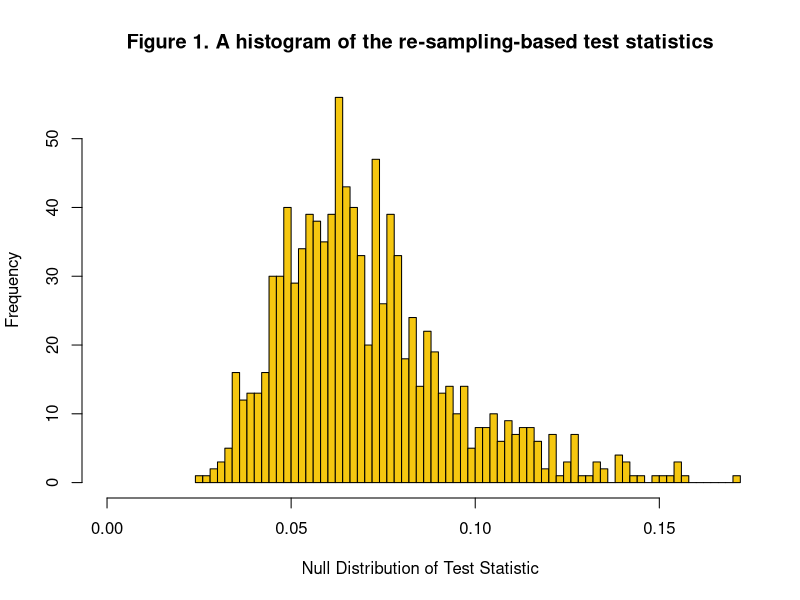

This chart was generated by the following R code:
## ---- chunk 1
## Global options
knitr::opts_chunk$set(
  cache = TRUE,
  prompt = TRUE,
  comment = '',
  collapse = TRUE,
  warning = FALSE,
  message = FALSE)
## ---- chunk 2
# extract the basic information of the given dataset
library(MatchIt)
data(lalonde)
head(lalonde)
dim(lalonde)
## ---- chunk 3
# subset the treatment and control groups
x <- lalonde$re78[lalonde$treat ==1]
y <- lalonde$re78[lalonde$treat ==0]

# run the two sample k-s test
ks.test(x, y)
## ---- chunk 4
ks_d <- function(x, y){
  # get the maximize vertical distance between the two ecdfs
  d <- max(abs(ecdf(x)(x)-ecdf(y)(x)))
  return(d)
}
## ---- chunk 5
data(lalonde)
set.seed(666)
# subset the treatment and control group
treat_group <- lalonde$re78[lalonde$treat ==1]
control_group <- lalonde$re78[lalonde$treat ==0]
# get the observed the K-S test's D
d_observed <- ks_d(treat_group, control_group)
# get the sample sizes of treatment and control groups
size_treat <- length(treat_group); size_control <- length(control_group)
# define the repeating times
B <- 1000
# create a empty array to load the test statistic D from different permutations
ks_ds <- rep(NA,B)
# creat a variable to count how many times the re-sampling Ds is greater than the 
# observed one.
d_bigger <- 0

# randomly sample data from combined dataset in the sizes of 185 and 429
for (i in 1:B) {
  # randomly sample data from the whole re78 data in the size of 185+429
  dat <- sample(lalonde$re78)
  # split the random sample into 185 and 429 sample sizes
  x <- dat[1: size_treat]
  y <- dat[(size_treat+1): (size_treat+size_control)]
  # plug the x and y into the D function above
  d_temp <- ks_d(x,y)
  # write the d_temp to the ks_ds
  ks_ds[i] <- d_temp
  # compare the d_temp with the observed KS test's D
  if (d_temp >= d_observed){
    d_bigger <- d_bigger + 1
  }
}
# get the p value
p_value <- round(d_bigger/B,3)
p_value
print(paste0("The Ds from permuated data are ", 
             d_bigger, 
             " times greater than the observed D ",
             round(d_observed,3),"."))
print(paste0("The P value is ", 
             p_value, "."))
## ---- chunk 6
hist(ks_ds, breaks =100, xlim=c(0,0.17), 
     main="Figure 1. A histogram of the re-sampling-based test statistics",
     xlab="Null Distribution of Test Statistic", col=7)
